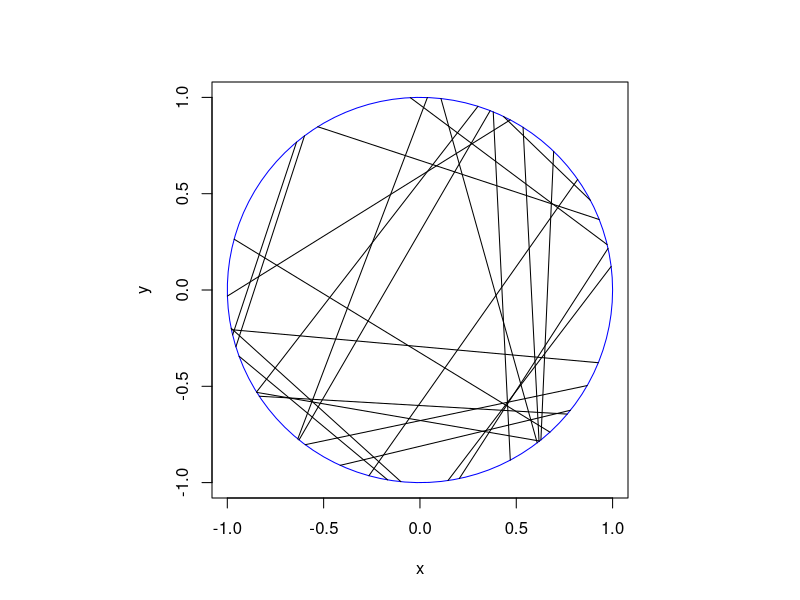

Here is the R script that generated this plot:
# Simulate a Poisson line process on a disk. 
# Author: H. Paul Keeler, 2019.

###START Parameters START###
#Poisson line process parameters
lambda=4; #intensity (ie mean density) of the Poisson *line* process

#Simulation disk dimensions
xx0=0; yy0=0; #center of disk
r=1; #disk radius
massLine=2*pi*r*lambda; #total measure of line process
###END Parameters END###

###START Simulate a Poisson line process on a disk START###
#Simulate Poisson point process
numbLines=rpois(1,massLine);#Poisson number of points

theta=2*pi*runif(numbLines); #choose angular component uniformly
p=r*runif(numbLines); #choose radial component uniformly
q=sqrt(r^2-p^2); #distance to circle edge (alonge line)

#calculate trig values
sin_theta=sin(theta);
cos_theta=cos(theta);

#calculate segment endpoints of Poisson line process
xx1=xx0+p*cos_theta+q*sin_theta;
yy1=yy0+p*sin_theta-q*cos_theta;
xx2=xx0+p*cos_theta-q*sin_theta;
yy2=yy0+p*sin_theta+q*cos_theta;
###END Simulate a Poisson line process on a disk END###

### START Plotting ###START
#plot circle
t=seq(0,2*pi,len=100);
xp=r*cos(t); yp=r*sin(t);
par(pty="s"); #use square plotting region
plot(xx0+xp,yy0+yp,xlab='x',ylab='y',type="l", col='blue');
#plot segments of Poisson line process
segments(xx1,yy1,xx2,yy2); 
###END Plotting END###
